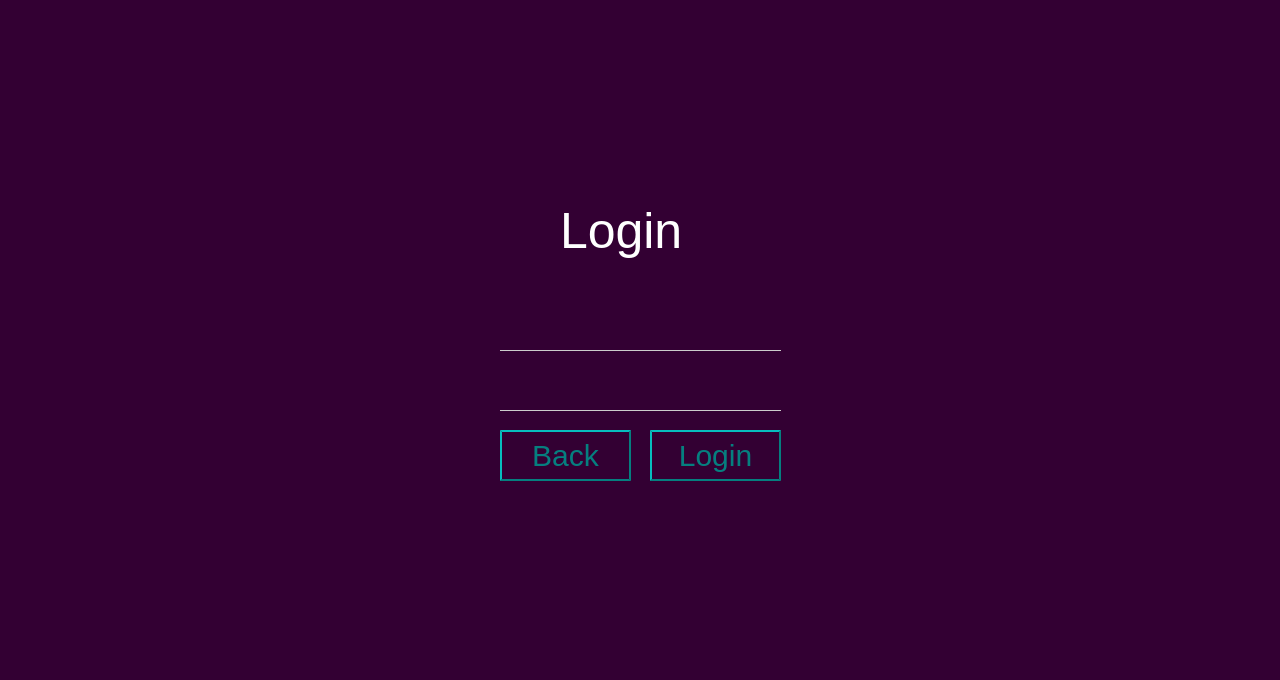
<?xml version="1.0" encoding="UTF-8"?>
<ui version="4.0">
 <class>Form</class>
 <widget class="QWidget" name="Form">
  <property name="geometry">
   <rect>
    <x>0</x>
    <y>0</y>
    <width>1280</width>
    <height>680</height>
   </rect>
  </property>
  <property name="windowTitle">
   <string>Form</string>
  </property>
  <property name="styleSheet">
   <string notr="true">background-color: #330033;
background-image: url(&quot;/Users/A/Desktop/Application 2/endless.svg&quot;);</string>
  </property>
  <widget class="QLabel" name="label">
   <property name="geometry">
    <rect>
     <x>560</x>
     <y>200</y>
     <width>151</width>
     <height>61</height>
    </rect>
   </property>
   <property name="styleSheet">
    <string notr="true">color: white;
font: 75 8pt &quot;Montserrat&quot;;
font-size: 50px;</string>
   </property>
   <property name="text">
    <string>Login</string>
   </property>
  </widget>
  <widget class="QLineEdit" name="lineEdit">
   <property name="geometry">
    <rect>
     <x>500</x>
     <y>320</y>
     <width>281</width>
     <height>31</height>
    </rect>
   </property>
   <property name="styleSheet">
    <string notr="true">  border: none;
  border-bottom: 1px solid #ccc;
color: white;
font-size: 20px;
text-align: center;</string>
   </property>
  </widget>
  <widget class="QLineEdit" name="lineEdit_2">
   <property name="geometry">
    <rect>
     <x>500</x>
     <y>380</y>
     <width>281</width>
     <height>31</height>
    </rect>
   </property>
   <property name="styleSheet">
    <string notr="true">  border: none;
  border-bottom: 1px solid #ccc;
color: white;
font-size: 20px;
text-align: center;</string>
   </property>
  </widget>
  <widget class="QPushButton" name="back_b">
   <property name="geometry">
    <rect>
     <x>500</x>
     <y>430</y>
     <width>131</width>
     <height>51</height>
    </rect>
   </property>
   <property name="styleSheet">
    <string notr="true">    color:rgb(5, 127, 127);
	text-transform: none;
    text-indent: 0px;
    text-shadow: none;
    display: inline-block;
    text-align: center;
    cursor: default;
    font: 400 13.3333px Arial;
    border-width: 2px;
    border-style: outset;
	font-size: 30px;</string>
   </property>
   <property name="text">
    <string>Back</string>
   </property>
  </widget>
  <widget class="QPushButton" name="log_b">
   <property name="geometry">
    <rect>
     <x>650</x>
     <y>430</y>
     <width>131</width>
     <height>51</height>
    </rect>
   </property>
   <property name="styleSheet">
    <string notr="true">    color:rgb(5, 127, 127);
	text-transform: none;
    text-indent: 0px;
    text-shadow: none;
    display: inline-block;
    text-align: center;
    cursor: default;
    font: 400 13.3333px Arial;
    border-width: 2px;
    border-style: outset;
	font-size:30px;</string>
   </property>
   <property name="text">
    <string>Login</string>
   </property>
  </widget>
  <widget class="QLabel" name="error_lb">
   <property name="geometry">
    <rect>
     <x>510</x>
     <y>280</y>
     <width>251</width>
     <height>21</height>
    </rect>
   </property>
   <property name="font">
    <font>
     <family>Montserrat</family>
     <pointsize>12</pointsize>
    </font>
   </property>
   <property name="styleSheet">
    <string notr="true">color: rgb(218, 76, 78);</string>
   </property>
   <property name="text">
    <string/>
   </property>
  </widget>
 </widget>
 <resources/>
 <connections/>
</ui>
